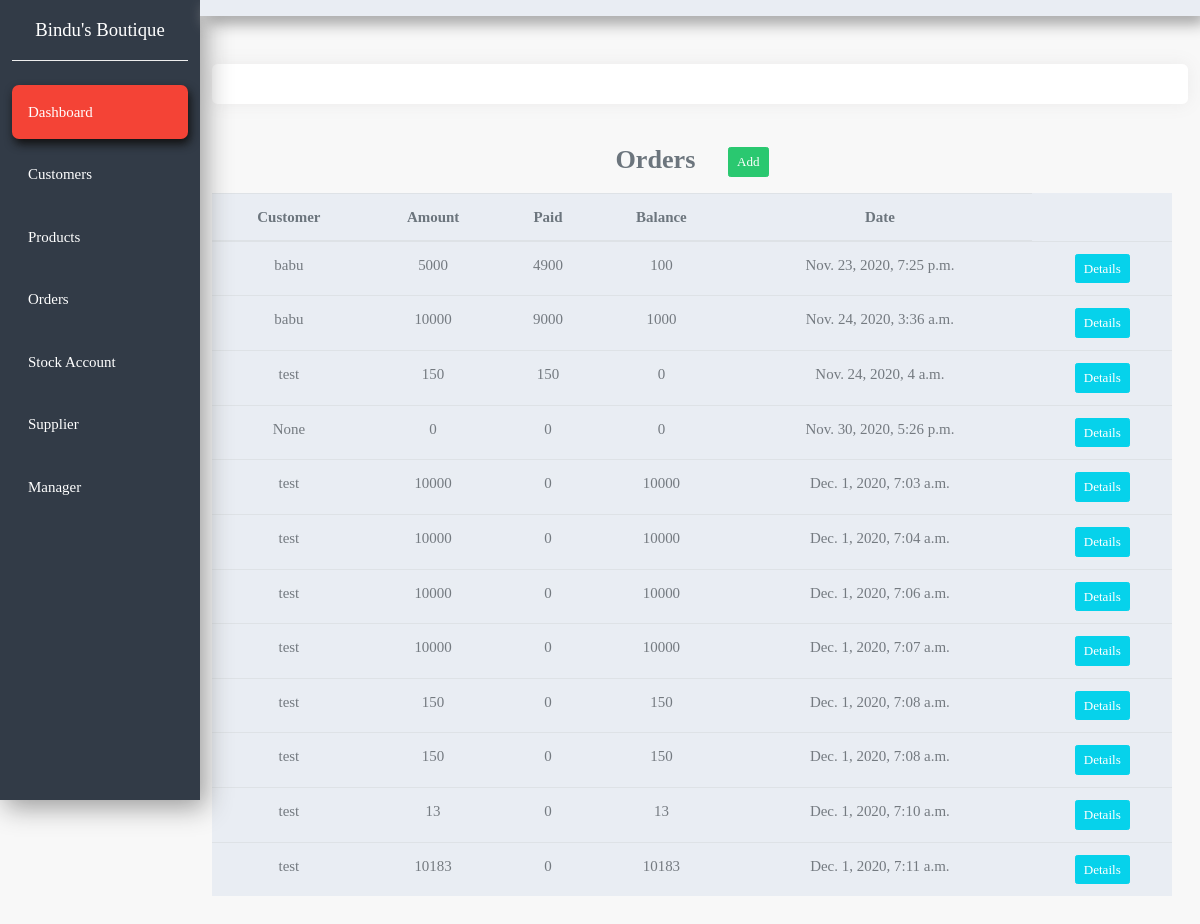
The app's page /orders/, older data.
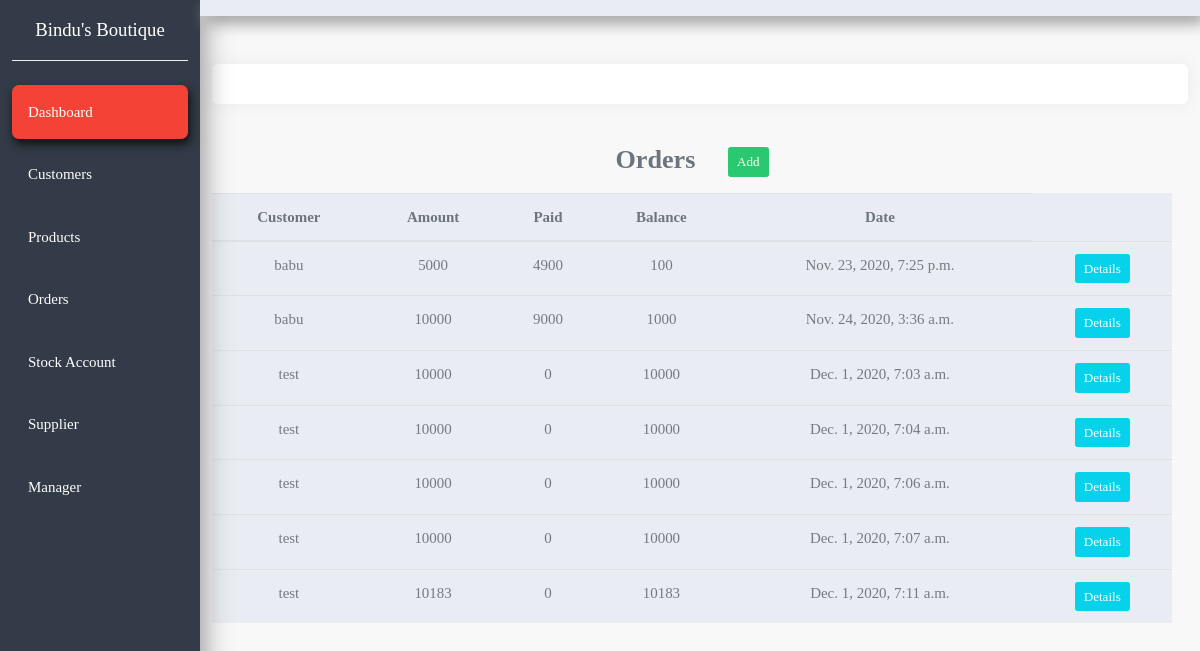
The same page, newer data.
### crm/models.py (models this page shows, shortened)
class Order(models.Model):
    customer = models.ForeignKey(Customer, null= True, on_delete= models.SET_NULL)
    cost = models.IntegerField(null=True, blank=True,default=0)
    paid = models.IntegerField(null=True, blank=True,default=0)
    balance = models.IntegerField(null=True, blank=True,default=0)
    date_created = models.DateTimeField(auto_now_add=True, null=True)

class Customer(models.Model):
    name = models.CharField(max_length=200, null=True)
    phone = models.CharField(max_length=200, null=True)
    address = models.CharField(max_length=200, null=True)
    date_created = models.DateTimeField(auto_now_add=True, null=True)
    def __str__(self):
        return self.name

### crm/views.py (the view)
# urls.py: path('orders/', views.orders, name="orders" ),
def orders(request):
    customers = Customer.objects.all()
    orders = Order.objects.all()
    myFilter = OrderFilter(request.GET, queryset=orders)
    orders = myFilter.qs
    context = {'orders' : orders, 'myFilter': myFilter,'customers':customers}
    return render(request, 'crm/orders.html', context)

### crm/templates/crm/orders.html
{% extends 'crm/base.html'%}
{% block content %}
<section>
    <div class="container-fluid">
      <div class="row mb-5">
        <div class="col-xl-10 col-lg-9 col-md-8 ml-auto mt-5">
          <div class="card card-body">
          </div>
          <div class="row align-items-center">
            <div class="col mt-3 mr-3">
              <h3 class="text-muted text-center mb-3">Orders&nbsp;&nbsp;&nbsp;&nbsp;&nbsp;<a href="javascript:getOrderDetails(0);" class="btn btn-success btn-sm"> Add</a></h3>
              <table class="table table-striped bg-light text-center">
                <thead>
                    <tr class="text-muted">
                      <th>Customer</th>
                      <th>Amount</th>
                      <th>Paid</th>
                      <th>Balance</th>
                      <th>Date</th>
                    </tr>
                  </thead>
                  <tbody>
                    {%  for order in orders %}
                    <tr>
                      <td>{{order.customer}}</td>
                      <td>{{order.cost}}</td>
                      <td>{{order.paid}}</td>
                      <td>{{order.balance}}</td>
                      <td>{{order.date_created}}</td>
                      <td><a class="btn btn-sm btn-info" href="javascript:getOrderDetails({{order.id}});" >Details</a></td>
                    </tr>
                  {% endfor %}
                  </tbody>
              </table>
            </div>
          </div>
        </div>
      </div>
    </div>
</section>
{% endblock %}

Row changes from the older to the newer data that the page shows:
removed Order: customer "test", cost "150", paid "150", balance "0", date_created "Nov. 24, 2020, 4 a.m."
removed Order: customer "None", cost "0", paid "0", balance "0", date_created "Nov. 30, 2020, 5:26 p.m."
removed Order: customer "test", cost "150", paid "0", balance "150", date_created "Dec. 1, 2020, 7:08 a.m."
removed Order: customer "test", cost "150", paid "0", balance "150", date_created "Dec. 1, 2020, 7:08 a.m."
removed Order: customer "test", cost "13", paid "0", balance "13", date_created "Dec. 1, 2020, 7:10 a.m."
